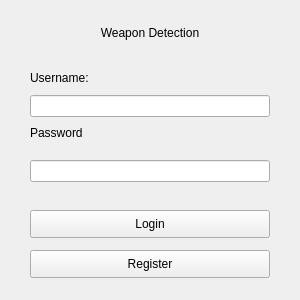
<?xml version="1.0" encoding="UTF-8"?>
<ui version="4.0">
 <class>MainWindow</class>
 <widget class="QMainWindow" name="MainWindow">
  <property name="geometry">
   <rect>
    <x>0</x>
    <y>0</y>
    <width>300</width>
    <height>300</height>
   </rect>
  </property>
  <property name="minimumSize">
   <size>
    <width>300</width>
    <height>300</height>
   </size>
  </property>
  <property name="maximumSize">
   <size>
    <width>300</width>
    <height>300</height>
   </size>
  </property>
  <property name="windowTitle">
   <string>Weapon Detection</string>
  </property>
  <widget class="QWidget" name="centralwidget">
   <widget class="QLabel" name="label_name">
    <property name="geometry">
     <rect>
      <x>50</x>
      <y>25</y>
      <width>200</width>
      <height>16</height>
     </rect>
    </property>
    <property name="text">
     <string>Weapon Detection</string>
    </property>
    <property name="alignment">
     <set>Qt::AlignCenter</set>
    </property>
   </widget>
   <widget class="QLabel" name="label_username">
    <property name="geometry">
     <rect>
      <x>30</x>
      <y>70</y>
      <width>66</width>
      <height>16</height>
     </rect>
    </property>
    <property name="text">
     <string>Username:</string>
    </property>
   </widget>
   <widget class="QLabel" name="label_password">
    <property name="geometry">
     <rect>
      <x>30</x>
      <y>125</y>
      <width>55</width>
      <height>16</height>
     </rect>
    </property>
    <property name="text">
     <string>Password</string>
    </property>
   </widget>
   <widget class="QLineEdit" name="username_input">
    <property name="geometry">
     <rect>
      <x>30</x>
      <y>95</y>
      <width>240</width>
      <height>22</height>
     </rect>
    </property>
   </widget>
   <widget class="QLineEdit" name="password_input">
    <property name="geometry">
     <rect>
      <x>30</x>
      <y>160</y>
      <width>240</width>
      <height>22</height>
     </rect>
    </property>
    <property name="echoMode">
     <enum>QLineEdit::Password</enum>
    </property>
   </widget>
   <widget class="QPushButton" name="login_button">
    <property name="geometry">
     <rect>
      <x>30</x>
      <y>210</y>
      <width>240</width>
      <height>28</height>
     </rect>
    </property>
    <property name="text">
     <string>Login</string>
    </property>
   </widget>
   <widget class="QPushButton" name="register_button">
    <property name="geometry">
     <rect>
      <x>30</x>
      <y>250</y>
      <width>240</width>
      <height>28</height>
     </rect>
    </property>
    <property name="text">
     <string>Register</string>
    </property>
   </widget>
  </widget>
 </widget>
 <resources/>
 <connections/>
</ui>
